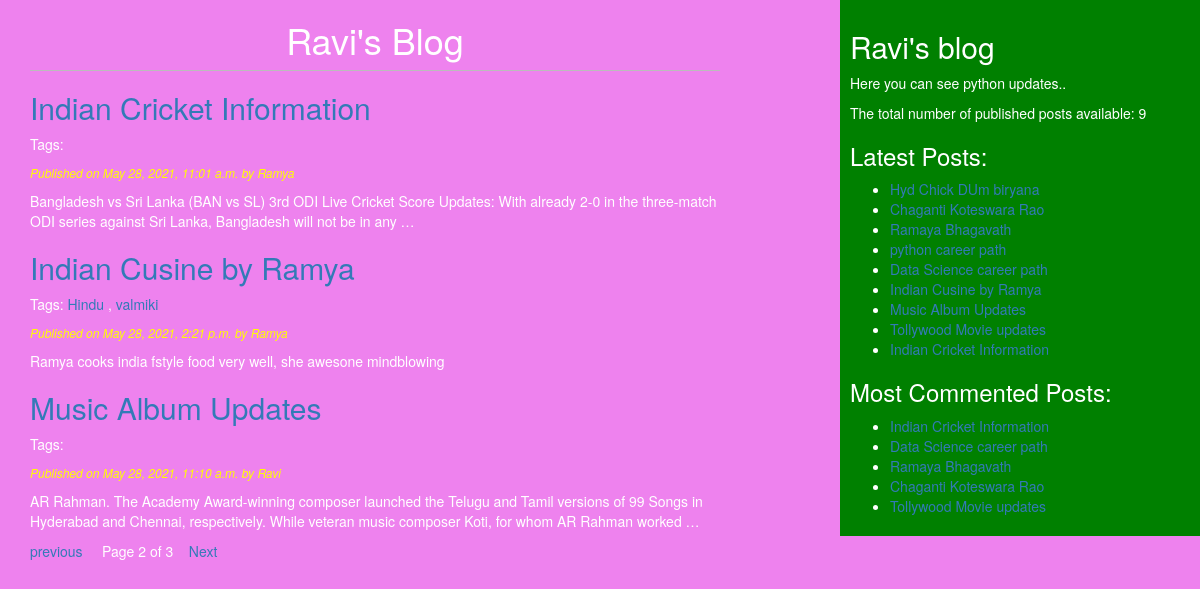
Screenshot of /?page=2 with the database file from the repository.
### blog/models.py (models this page shows, shortened)
class Post(models.Model):
    STATUS_CHOICES = (('draft', 'Draft'), ('published', 'Published'))
    title = models.CharField(max_length=256)
    slug = models.SlugField(max_length=264, unique_for_date='publish')
    author = models.ForeignKey(User, related_name='blog_posts', on_delete=models.CASCADE)
    body = models.TextField()
    publish = models.DateTimeField(default=timezone.now)
    created = models.DateTimeField(auto_now_add=True)
    updated = models.DateTimeField(auto_now=True)
    status = models.CharField(max_length=10, choices=STATUS_CHOICES, default='draft')
    objects = CustomManager()
    tags = TaggableManager()
    class Meta:
        ordering = ('title',)
    def get_absolute_url(self):
        return reverse('post_detail',
                       args=[self.publish.year, self.publish.strftime('%m'), self.publish.strftime('%d'), self.slug])

### blog/views.py (the view)
# urls.py: path('', views.post_list_view, name='post_list_view'),
def post_list_view(request, tag_slug=None):
    post_list = Post.objects.all()
    tag = None
    if tag_slug:
        tag = get_object_or_404(Tag, slug=tag_slug)
        post_list = post_list.filter(tags__in=[tag])
    paginator = Paginator(post_list, 3)
    page_number = request.GET.get('page')
    try:
        post_list = paginator.page(page_number)
    except PageNotAnInteger:
        post_list = paginator.page(1)
    except EmptyPage:
        post_list = paginator.page(paginator.num_pages)
    return render(request, 'blog/post_list.html', {'post_list': post_list, 'tag': tag})

### blog/models.py (called while the page is built)
    def get_queryset(self):
        return super().get_queryset().filter(status='published')

### blog/templatetags/blog_tags.py (called while the page is built)
@register.simple_tag
def total_posts():
    return Post.objects.count()

@register.simple_tag
def get_most_commented_posts(count=5):
    return Post.objects.annotate(total_comments=Count('comments')).order_by('-total_comments')[:count]

@register.inclusion_tag('blog/latest_posts123.html')
def show_latest_posts(count=5):
    latest_posts = Post.objects.order_by('-publish')[:count]
    return {'latest_posts': latest_posts}

### templates/blog/post_list.html (shortened to what this page needs)
<!DOCTYPE html>
{% extends 'blog/base.html' %}
{% block body_block%}
    <h1>Ravi's Blog</h1>
  {%for post in post_list %}
   <h2> <a href="{{post.get_absolute_url}}">{{post.title}}</a> </h2>
    <p>Tags:
      {%for tag in post.tags.all %}
      <a href="{%url "post_list_by_tag_name" tag.slug %}">{{tag.name}}</a>
      {%if not forloop.last%}, {%endif%}
      {%endfor%}
    </p>
   <p id='date'>Published on {{post.publish}} by {{post.author|title}}</p>
   {{post.body|truncatewords:30|linebreaks}}
{%endfor%}
        {%include 'blog/paginator.html' with page=post_list%}
{%endblock%}

### templates/blog/base.html (shortened to what this page needs)
<!DOCTYPE html>
{%load static %}
{%load blog_tags %}
<html lang="en">
<head>
    <link rel="stylesheet" href="https://maxcdn.bootstrapcdn.com/bootstrap/3.3.7/css/bootstrap.min.css">
    <link rel="stylesheet" href="{% static 'css/blog.css'%}">
</head>
<body>
<div class="content">
{% block body_block%} {%endblock%}
</div>
<div class="sidebar">
    <h2>Ravi's blog</h2>
    <p>Here you can see python updates..</p>
     <p>The total number of published posts available: <span id='pcount'>{%total_posts %}</span></p>
    <h3>Latest Posts:</h3>{% show_latest_posts 100 %}
     <h3>Most Commented Posts:</h3>
      {% get_most_commented_posts as most_commented_posts%}
      <ul>
        {% for post in most_commented_posts  %}
        <li><a href="{{post.get_absolute_url}}" id='la'>{{post.title}}</a></li>
        {% endfor %}
      </ul>
</div>
</body>
</html>

### templates/blog/latest_posts123.html
<ul>
  {% for post in latest_posts  %}
  <li><a href="{{post.get_absolute_url}}" id='la'>{{post.title}}</a></li>
  {% endfor %}
</ul>

### static/css/blog.css (style rules this page uses)
.content { float:left; width: 60%; padding:0 0 0 30px; }
.sidebar { float:right; width:30%; padding:10px; background: green; height: 100%; }
h1 { text-align: center; border-bottom: 1px solid #bbb; padding: 0 0 10px 0; }
#date { color:yellow; font-size:12px; font-style: italic; }
body { background: violet; color:white; }

### rows the page displays
Post: title "Indian Cricket Information", publish "May 28, 2021, 11:01 a.m.", author "Ramya", body "Bangladesh vs Sri Lanka (BAN vs SL) 3rd ODI Live Cricket Score Updates: With already 2-0 in the three-match ODI series against Sri Lanka, Bangladesh will not be in any …"
Post: title "Indian Cusine by Ramya", publish "May 28, 2021, 2:21 p.m.", author "Ramya", body "Ramya cooks india fstyle food very well, she awesone mindblowing"
Tag: name "Hindu"
Tag: name "valmiki"
Post: title "Music Album Updates", publish "May 28, 2021, 11:10 a.m.", author "Ravi", body "AR Rahman. The Academy Award-winning composer launched the Telugu and Tamil versions of 99 Songs in Hyderabad and Chennai, respectively. While veteran music composer Koti, for whom AR Rahman worked …"
Post: title "Hyd Chick DUm biryana"
Post: title "Chaganti Koteswara Rao"
Post: title "Ramaya Bhagavath"
Post: title "python career path"
Post: title "Data Science career path"
Post: title "Tollywood Movie updates"

### other values shown
{{ page.number }} "2"
{{ page.paginator.num_pages }} "3"
